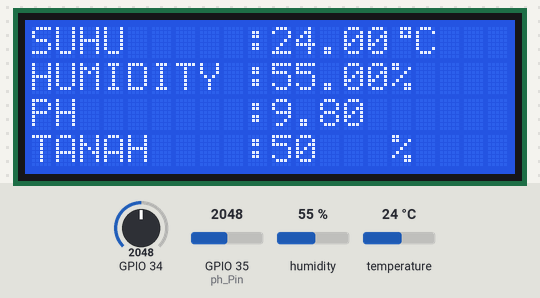
This sketch was run on a simulated ESP32. On the bench: 20×4 character LCD. Inputs (shaded band) come from the test bench; at power-on: temperature 24 °C, GPIO 34 = 2048, GPIO 35 (ph_Pin) = 2048, humidity 55 %. WiFi joins after 1.5 s; servers stay silent unless stated; random numbers use the default seed unless the sketch sets one; no MQTT or app messages arrive unless stated; what the sketch prints to the serial monitor is not drawn.

Above: at 4.3 s.
4.4 s: temperature set to 10.3 °C
At 6.7 s:
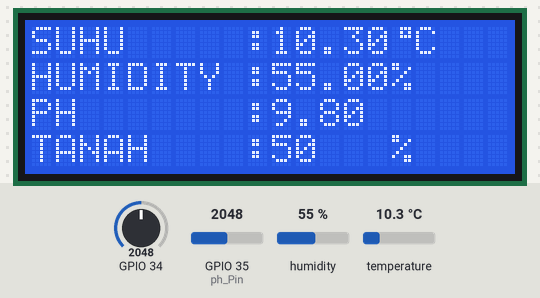
7.2 s: temperature set to 9.2 °C
At 8.2 s:
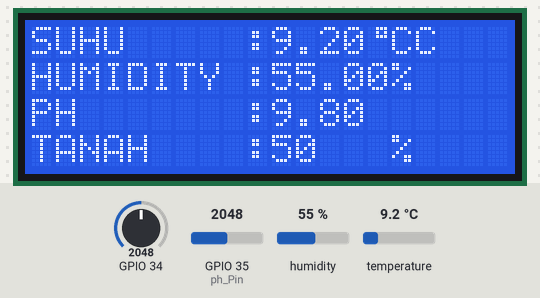
9.2 s: GPIO 34 set to 3698
At 10.8 s:
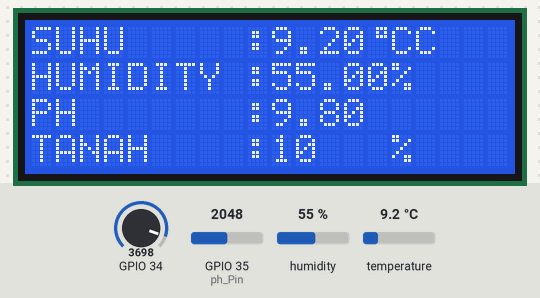
11.2 s: GPIO 34 set to 3798
At 12.2 s:
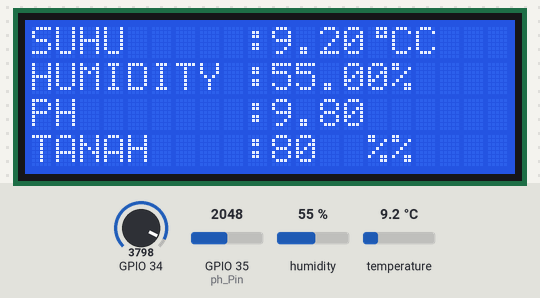
13.3 s: temperature set to 12 °C
At 14.8 s:
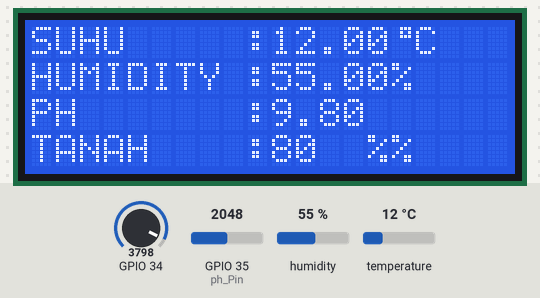
15.3 s: GPIO 35 (ph_Pin) set to 2866
At 16.2 s:
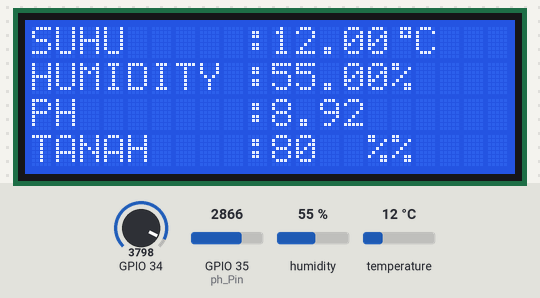
Timing chart, 0 to 18.3 s (numbered marks = the images above; inputs shaded):
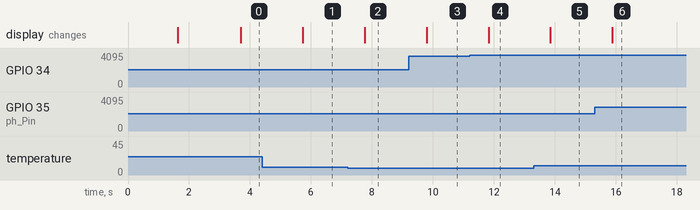

The sketch:

protoalat.ino
```cpp
#include <DHT.h>
#include <Wire.h>
#include <LiquidCrystal_I2C.h>
#include <PubSubClient.h>
#include <WiFi.h>

#define TAMPIL_SERIAL true

LiquidCrystal_I2C lcd(0x27, 20, 4);
DHT dht(26, DHT22);

// Update these with values suitable for your network.
const char* ssid = "Vigoku";
const char* password = "12345678";
const char* mqtt_server = "103.161.185.118";
// const char* mqtt_username = "agrisolute"; // Ganti dengan username MQTT Anda
// const char* mqtt_password = "garuda"; // Ganti dengan password MQTT Andac

const byte KARAKTER_DERAJAT = 0;
const int ph_Pin = 35;
float Po = 0;
float PH_step;
int nilai_analog_PH;
double TeganganPh;

float PH4 = 24;
float PH7 = 15;

WiFiClient espClient;
PubSubClient client(espClient);
unsigned long lastMsg = 0;

void setup_wifi() {

  delay(10);
  // We start by connecting to a WiFi network
  Serial.println();
  Serial.print("Connecting to ");
  Serial.println(ssid);

  WiFi.mode(WIFI_STA);
  WiFi.begin(ssid, password);

  while (WiFi.status() != WL_CONNECTED) {
    delay(500);
    Serial.print(".");
  }

  randomSeed(micros());

  Serial.println("");
  Serial.println("WiFi connected");
  Serial.println("IP address: ");
  Serial.println(WiFi.localIP());
}

void callback(char* topic, byte* payload, unsigned int length) {
  Serial.print("Message arrived [");
  Serial.print(topic);
  Serial.print("] ");
  for (int i = 0; i < length; i++) {
    Serial.print((char)payload[i]);
  }
  Serial.println();
}

void reconnect() {
  // Loop until we're reconnected
  while (!client.connected()) {
    Serial.print("Attempting MQTT connection...");
    // Create a random client ID
    String clientId = "ESP32Client-";
    clientId += String(random(0xffff), HEX);

    // Attempt to connect
    if (client.connect(clientId.c_str())) {
      Serial.println("connected");
      client.subscribe("/esp32/mqtt/in");
    } else {
      Serial.print("failed, rc=");
      Serial.print(client.state());
      Serial.println(" try again in 1 seconds");
      // Wait 5 seconds before retrying
      delay(1000);
    }
  }
  // while (!client.connected()) {
  //   Serial.println("Terhubung ke MQTT...");
  //   if (client.connect("ArduinoClient", mqtt_username, mqtt_password)) {
  //     Serial.println("Terhubung ke MQTT Broker");
  //   } else {
  //     Serial.print("Gagal terhubung ke MQTT Broker, rc=");
  //     Serial.print(client.state());
  //     Serial.println(" coba lagi dalam 5 detik");
  //     delay(5000);
  //   }
  // }
}

byte derajat[] = {
  B00111,
  B00101,
  B00111,
  B00000,
  B00000,
  B00000,
  B00000,
  B00000
};

void setup() {
// #if TAMPIL_SERIAL
//   Serial.begin(9600);
//   Serial.println(F("DHT 11 !"));
// #endif
  Serial.begin(115200);
  pinMode(ph_Pin,INPUT);
  setup_wifi();
  lcd.init();
  lcd.createChar(KARAKTER_DERAJAT, derajat);
  lcd.backlight();
  // lcd.setCursor(5, 0);
  // lcd.print("DHT 11");
  lcd.setCursor(0, 0);
  lcd.print("SUHU     :");
  lcd.setCursor(0, 1);
  lcd.print("HUMIDITY :");
  lcd.setCursor(0, 2);
  lcd.print("PH       :");
  lcd.setCursor(0, 3);
  lcd.print("TANAH    :");

  dht.begin();
  client.setServer(mqtt_server, 1883);
  client.setCallback(callback);
}

void loop() {
  delay(2000);
  if (!client.connected()) {
    reconnect();
  }
  client.loop();

  float suhu = dht.readTemperature();
  float humidity = dht.readHumidity();
  int soilMoistureValue = analogRead(34);
  int soilMoisturePercentage = map(soilMoistureValue, 0, 4095, 100, 0);
  nilai_analog_PH = analogRead(ph_Pin);
  TeganganPh = 3.3 /1024.0 * nilai_analog_PH;
  PH_step = (PH4 - PH7) / 3;
  Po = 7.00 + ((PH7 - TeganganPh) / PH_step);

  long now = millis();
  if (now - lastMsg > 5000) {
    lastMsg = now;
    // char tempString[8];
    // dtostrf(suhu, 1, 2, tempString);
    // client.publish("/esp32-mqtt/temp", tempString);
    // char humString[8];
    // dtostrf(humidity, 1, 2, humString);
    // client.publish("/esp32-mqtt/hum", humString);
    // char PHString[8];
    // dtostrf(Po, 1, 2, PHString);
    // client.publish("/esp32-mqtt/PH", PHString);
    // char tanahString[8];
    // dtostrf(soilMoisturePercentage, 1, 2, tanahString);
    // client.publish("/esp32-mqtt/tanah", tanahString);
    String combinedata = String(suhu) + ":" + String(humidity) + ":" + String(soilMoisturePercentage) + ":" + String(Po);
    client.publish("all-sensor", combinedata.c_str());
  }
  // lcd.print("test");
  // delay(2000);
  // lcd.clear();
  // delay(2000);

//   if (isnan(humidity) || isnan(suhu)) {
// #if TAMPIL_SERIAL
//   Serial.println(F("Failed to read from DHT sensor!"));
// #endif
//     return;
//   }

  lcd.setCursor(10, 0);
  lcd.print(suhu);
  lcd.setCursor(10, 1);
  lcd.print(humidity);
  lcd.setCursor(10, 2);
  lcd.print(Po, 2);
  lcd.setCursor(10, 3);
  lcd.print(soilMoisturePercentage);

  if(suhu < 10){
    lcd.setCursor(14, 0);
  }else{
    lcd.setCursor(15, 0);
  }
  lcd.write(KARAKTER_DERAJAT);

  if(suhu < 10){
    lcd.setCursor(15, 0);
  }else{
    lcd.setCursor(16, 0);
  }
  lcd.print("C");

  if(humidity < 10){
    lcd.setCursor(14, 1);
  }else{
    lcd.setCursor(15, 1);
  }
  lcd.print("%");

  if(soilMoisturePercentage < 10){
    lcd.setCursor(14, 3);
  }else{
    lcd.setCursor(15, 3);
  }
  lcd.print("%");

// #if TAMPIL_SERIAL
//   Serial.println("\n================");
//   Serial.print(F("Humidity: ")); Serial.print(hum); Serial.println("%");
//   Serial.print(F("Temperature: ")); Serial.print(temp); Serial.println(F("°C "));
// #endif

}
```

Measured:
- the behaviour switches between 10 and 9.9 °C on temperature (found by bisection; images 1 and 2)
- the behaviour switches between 3726 and 3727 on GPIO 34 (found by bisection; images 3 and 4)
- after the input at 4.4 s, the display: changes after 1.3 s (image 1)
- after the input at 7.2 s, the display: changes after 0.57 s (image 2)
- after the input at 9.2 s, the display: changes after 0.60 s (image 3)
- after the input at 11.2 s, the display: changes after 0.63 s (image 4)
- after the input at 13.3 s, the display: changes after 0.56 s (image 5)
- after the input at 15.3 s, the display: changes after 0.59 s (image 6)
